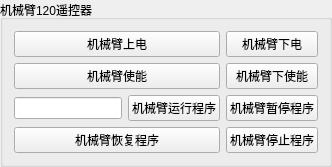
         <widget class="QGroupBox" name="groupBox_41">
          <property name="sizePolicy">
           <sizepolicy hsizetype="Preferred" vsizetype="Maximum">
            <horstretch>0</horstretch>
            <verstretch>0</verstretch>
           </sizepolicy>
          </property>
          <property name="title">
           <string>机械臂120遥控器</string>
          </property>
          <layout class="QGridLayout" name="gridLayout_48">
           <item row="0" column="0">
            <widget class="QPushButton" name="Jaka_120_power_on">
             <property name="sizePolicy">
              <sizepolicy hsizetype="Preferred" vsizetype="Fixed">
               <horstretch>0</horstretch>
               <verstretch>0</verstretch>
              </sizepolicy>
             </property>
             <property name="text">
              <string>机械臂上电</string>
             </property>
            </widget>
           </item>
           <item row="0" column="1">
            <widget class="QPushButton" name="Jaka_120_power_off">
             <property name="sizePolicy">
              <sizepolicy hsizetype="Preferred" vsizetype="Fixed">
               <horstretch>0</horstretch>
               <verstretch>0</verstretch>
              </sizepolicy>
             </property>
             <property name="text">
              <string>机械臂下电</string>
             </property>
            </widget>
           </item>
           <item row="1" column="0">
            <widget class="QPushButton" name="Jaka_120_enable">
             <property name="sizePolicy">
              <sizepolicy hsizetype="Preferred" vsizetype="Fixed">
               <horstretch>0</horstretch>
               <verstretch>0</verstretch>
              </sizepolicy>
             </property>
             <property name="text">
              <string>机械臂使能</string>
             </property>
            </widget>
           </item>
           <item row="1" column="1">
            <widget class="QPushButton" name="Jaka_120_disable">
             <property name="sizePolicy">
              <sizepolicy hsizetype="Preferred" vsizetype="Fixed">
               <horstretch>0</horstretch>
               <verstretch>0</verstretch>
              </sizepolicy>
             </property>
             <property name="text">
              <string>机械臂下使能</string>
             </property>
            </widget>
           </item>
           <item row="2" column="0">
            <layout class="QHBoxLayout" name="horizontalLayout_17">
             <item>
              <widget class="QLineEdit" name="Jaka_120_program_name">
               <property name="sizePolicy">
                <sizepolicy hsizetype="Preferred" vsizetype="Fixed">
                 <horstretch>0</horstretch>
                 <verstretch>0</verstretch>
                </sizepolicy>
               </property>
              </widget>
             </item>
             <item>
              <widget class="QPushButton" name="Jaka_120_play_program">
               <property name="text">
                <string>机械臂运行程序</string>
               </property>
              </widget>
             </item>
            </layout>
           </item>
           <item row="2" column="1">
            <widget class="QPushButton" name="Jaka_120_pause_program">
             <property name="sizePolicy">
              <sizepolicy hsizetype="Preferred" vsizetype="Fixed">
               <horstretch>0</horstretch>
               <verstretch>0</verstretch>
              </sizepolicy>
             </property>
             <property name="text">
              <string>机械臂暂停程序</string>
             </property>
            </widget>
           </item>
           <item row="3" column="0">
            <widget class="QPushButton" name="Jaka_120_resume_program">
             <property name="text">
              <string>机械臂恢复程序</string>
             </property>
            </widget>
           </item>
           <item row="3" column="1">
            <widget class="QPushButton" name="Jaka_120_stop_program">
             <property name="text">
              <string>机械臂停止程序</string>
             </property>
            </widget>
           </item>
          </layout>
         </widget>
